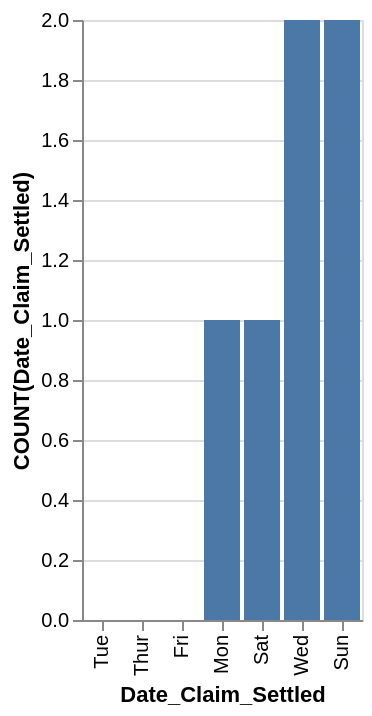

This figure's Vega-Lite source:
### Vega-Lite specification from a JSON file in a GitHub repository (floating-point values rounded to 4 significant figures)
{"data": {"values": [{"x_data": "Mon", "y_data": 1}, {"x_data": "Tue", "y_data": 0}, {"x_data": "Wed", "y_data": 2}, {"x_data": "Thur", "y_data": 0}, {"x_data": "Fri", "y_data": 0}, {"x_data": "Sat", "y_data": 1}, {"x_data": "Sun", "y_data": 2}]}, "mark": "bar", "encoding": {"x": {"field": "x_data", "type": "nominal", "title": "Date_Claim_Settled", "sort": {"op": "sum", "field": "y_data", "order": "ascending"}}, "y": {"field": "y_data", "type": "quantitative", "title": "COUNT(Date_Claim_Settled)"}}}
